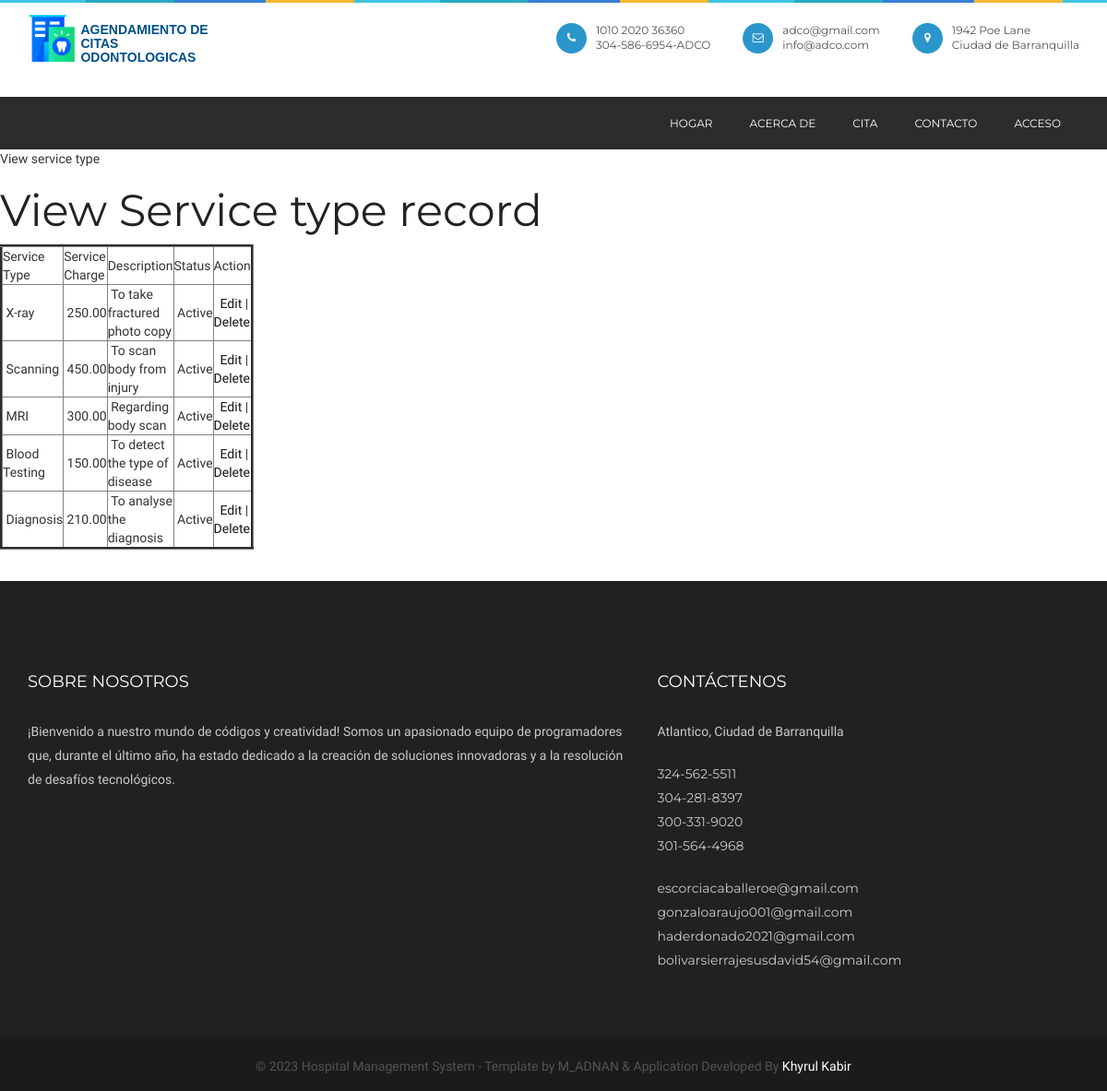
The app's page /viewservicetype.php, older data.
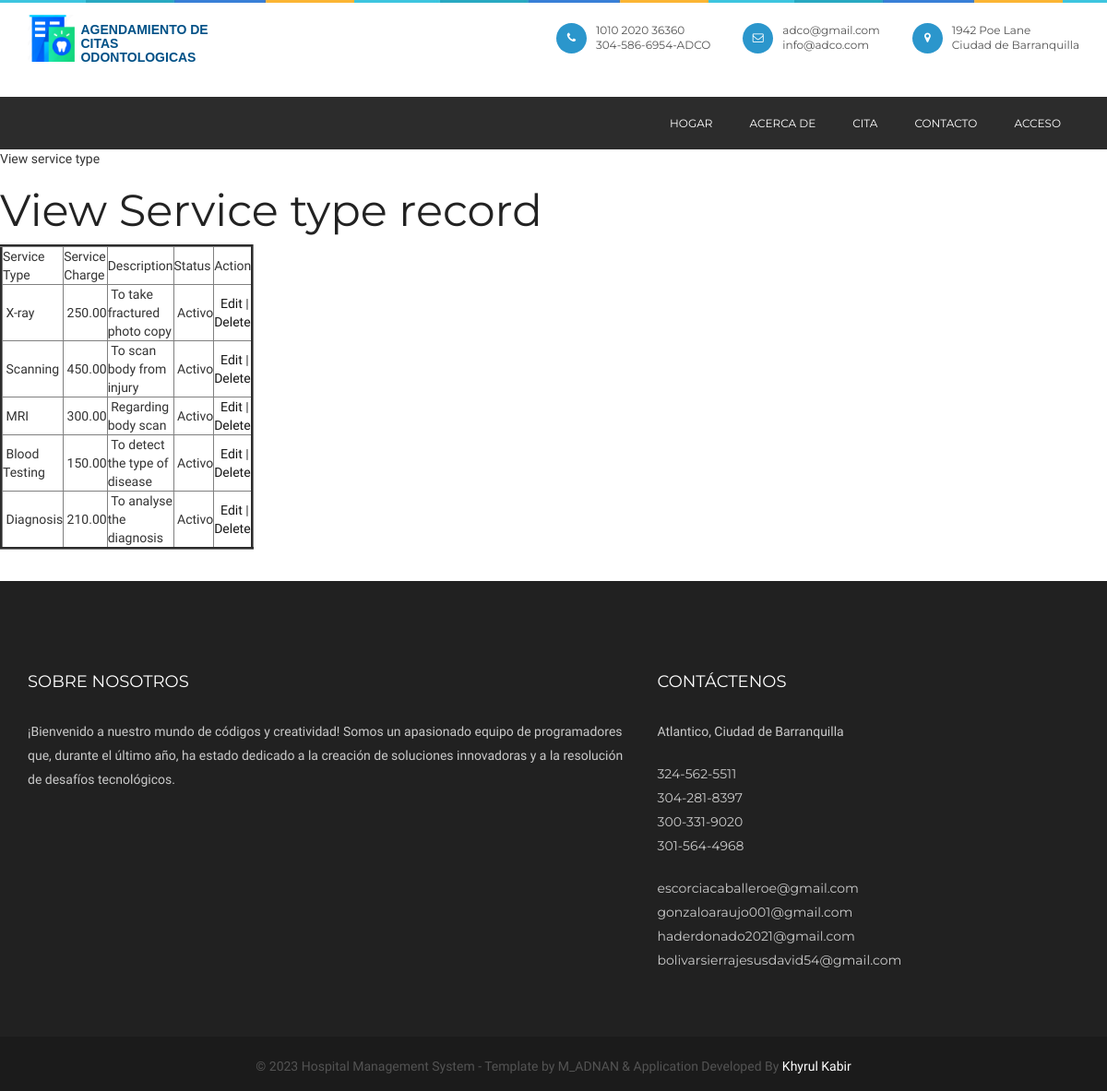
The same page, newer data.
### tables this page shows
CREATE TABLE `service_type` (
  `service_type_id` int(10) NOT NULL,
  `service_type` varchar(100) NOT NULL,
  `servicecharge` float(10,2) NOT NULL,
  `description` text NOT NULL,
  `status` varchar(10) NOT NULL
);

### viewservicetype.php (the view, shortened to what this page needs)
<?php
include("header.php");
include("dbconnection.php");
?>
<div class="wrapper col2">
  <div id="breadcrumb">
    <ul>
      <li class="first">View  service type</li></ul>
  </div>
</div>
<div class="wrapper col4">
  <div id="container">
    <h1>View Service type record</h1>
    <table width="200" border="3">
      <tbody>
        <tr>
          <td>Service Type</td>
          <td>Service Charge</td>
          <td>Description</td>
          <td>Status</td>
          <td>Action</td>
        </tr>
          <?php
		$sql ="SELECT * FROM service_type";
		$qsql = mysqli_query($con,$sql);
		while($rs = mysqli_fetch_array($qsql))
		{
        echo "<tr>
          <td>&nbsp;$rs[service_type]</td>
          <td>&nbsp;$rs[servicecharge]</td>
          <td>&nbsp;$rs[description]</td>
			 <td>&nbsp;$rs[status]</td>
          <td>&nbsp;
		 <a href='servicetype.php?editid=$rs[service_type_id]'>Edit</a> | <a href='viewservicetype.php?delid=$rs[service_type_id]'>Delete</a> </td>
        </tr>";
		}
		?>
      </tbody>
    </table>
    <p>&nbsp;</p>
  </div>
</div>
<?php
include("footer.php");
?>

Row changes from the older to the newer data that the page shows:
changed service_type "X-ray": status "Active" → "Activo"
changed service_type "Scanning": status "Active" → "Activo"
changed service_type "MRI": status "Active" → "Activo"
changed service_type "Blood Testing": status "Active" → "Activo"
changed service_type "Diagnosis": status "Active" → "Activo"
